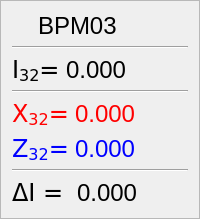
           <widget class="QFrame" name="frame_3">
            <property name="sizePolicy">
             <sizepolicy hsizetype="Preferred" vsizetype="Preferred">
              <horstretch>0</horstretch>
              <verstretch>0</verstretch>
             </sizepolicy>
            </property>
            <property name="frameShape">
             <enum>QFrame::StyledPanel</enum>
            </property>
            <property name="frameShadow">
             <enum>QFrame::Raised</enum>
            </property>
            <layout class="QVBoxLayout" name="verticalLayout_7">
             <item>
              <layout class="QHBoxLayout" name="horizontalLayout_3">
               <item>
                <widget class="QLabel" name="status_3">
                 <property name="sizePolicy">
                  <sizepolicy hsizetype="Minimum" vsizetype="Minimum">
                   <horstretch>0</horstretch>
                   <verstretch>0</verstretch>
                  </sizepolicy>
                 </property>
                 <property name="maximumSize">
                  <size>
                   <width>20</width>
                   <height>20</height>
                  </size>
                 </property>
                 <property name="font">
                  <font>
                   <family>DejaVu Sans</family>
                   <pointsize>18</pointsize>
                  </font>
                 </property>
                 <property name="toolTip">
                  <string>Status</string>
                 </property>
                 <property name="styleSheet">
                  <string notr="true">color: rgb(0, 0, 0);</string>
                 </property>
                 <property name="text">
                  <string/>
                 </property>
                </widget>
               </item>
               <item>
                <widget class="QLabel" name="BPM_1_label_3">
                 <property name="sizePolicy">
                  <sizepolicy hsizetype="Minimum" vsizetype="Minimum">
                   <horstretch>0</horstretch>
                   <verstretch>0</verstretch>
                  </sizepolicy>
                 </property>
                 <property name="font">
                  <font>
                   <pointsize>18</pointsize>
                  </font>
                 </property>
                 <property name="toolTip">
                  <string>BPM-name</string>
                 </property>
                 <property name="styleSheet">
                  <string notr="true">color: rgb(0, 0, 0);</string>
                 </property>
                 <property name="text">
                  <string>&lt;html&gt;&lt;head/&gt;&lt;body&gt;&lt;p&gt;BPM03&lt;/p&gt;&lt;/body&gt;&lt;/html&gt;</string>
                 </property>
                </widget>
               </item>
              </layout>
             </item>
             <item>
              <widget class="Line" name="line_7">
               <property name="orientation">
                <enum>Qt::Horizontal</enum>
               </property>
              </widget>
             </item>
             <item>
              <layout class="QFormLayout" name="formLayout_2">
               <item row="0" column="0">
                <widget class="QLabel" name="i_label_3">
                 <property name="sizePolicy">
                  <sizepolicy hsizetype="Minimum" vsizetype="Minimum">
                   <horstretch>0</horstretch>
                   <verstretch>0</verstretch>
                  </sizepolicy>
                 </property>
                 <property name="font">
                  <font>
                   <family>DejaVu Sans</family>
                   <pointsize>18</pointsize>
                  </font>
                 </property>
                 <property name="toolTip">
                  <string>I-magnitude</string>
                 </property>
                 <property name="styleSheet">
                  <string notr="true">color: rgb(0, 0, 0);</string>
                 </property>
                 <property name="text">
                  <string>&lt;html&gt;&lt;head/&gt;&lt;body&gt;&lt;p&gt;I&lt;span style=&quot; vertical-align:sub;&quot;&gt;32&lt;/span&gt;=&lt;/p&gt;&lt;/body&gt;&lt;/html&gt;</string>
                 </property>
                </widget>
               </item>
               <item row="0" column="1">
                <widget class="QLabel" name="value_I_3">
                 <property name="sizePolicy">
                  <sizepolicy hsizetype="Minimum" vsizetype="Minimum">
                   <horstretch>0</horstretch>
                   <verstretch>0</verstretch>
                  </sizepolicy>
                 </property>
                 <property name="font">
                  <font>
                   <pointsize>18</pointsize>
                  </font>
                 </property>
                 <property name="toolTip">
                  <string>I-magnitude value</string>
                 </property>
                 <property name="styleSheet">
                  <string notr="true">color: rgb(0, 0, 0);</string>
                 </property>
                 <property name="text">
                  <string>0.000</string>
                 </property>
                 <property name="alignment">
                  <set>Qt::AlignLeading|Qt::AlignLeft|Qt::AlignVCenter</set>
                 </property>
                </widget>
               </item>
              </layout>
             </item>
             <item>
              <widget class="Line" name="line_8">
               <property name="orientation">
                <enum>Qt::Horizontal</enum>
               </property>
              </widget>
             </item>
             <item>
              <layout class="QFormLayout" name="formLayout">
               <item row="0" column="0">
                <widget class="QLabel" name="x_label_3">
                 <property name="sizePolicy">
                  <sizepolicy hsizetype="Minimum" vsizetype="Minimum">
                   <horstretch>0</horstretch>
                   <verstretch>0</verstretch>
                  </sizepolicy>
                 </property>
                 <property name="font">
                  <font>
                   <family>DejaVu Sans</family>
                   <pointsize>18</pointsize>
                  </font>
                 </property>
                 <property name="toolTip">
                  <string>X-magnitude</string>
                 </property>
                 <property name="styleSheet">
                  <string notr="true">color: rgb(255, 0, 0);</string>
                 </property>
                 <property name="text">
                  <string>&lt;html&gt;&lt;head/&gt;&lt;body&gt;&lt;p&gt;X&lt;span style=&quot; vertical-align:sub;&quot;&gt;32&lt;/span&gt;=&lt;/p&gt;&lt;/body&gt;&lt;/html&gt;</string>
                 </property>
                </widget>
               </item>
               <item row="0" column="1">
                <widget class="QLabel" name="value_x_3">
                 <property name="sizePolicy">
                  <sizepolicy hsizetype="Minimum" vsizetype="Minimum">
                   <horstretch>0</horstretch>
                   <verstretch>0</verstretch>
                  </sizepolicy>
                 </property>
                 <property name="font">
                  <font>
                   <pointsize>18</pointsize>
                  </font>
                 </property>
                 <property name="toolTip">
                  <string>X-magnitude value</string>
                 </property>
                 <property name="styleSheet">
                  <string notr="true">color: rgb(255, 0, 0);</string>
                 </property>
                 <property name="text">
                  <string>0.000</string>
                 </property>
                </widget>
               </item>
              </layout>
             </item>
             <item>
              <layout class="QFormLayout" name="formLayout_3">
               <item row="0" column="0">
                <widget class="QLabel" name="z_label_3">
                 <property name="sizePolicy">
                  <sizepolicy hsizetype="Minimum" vsizetype="Minimum">
                   <horstretch>0</horstretch>
                   <verstretch>0</verstretch>
                  </sizepolicy>
                 </property>
                 <property name="font">
                  <font>
                   <family>DejaVu Sans</family>
                   <pointsize>18</pointsize>
                  </font>
                 </property>
                 <property name="toolTip">
                  <string>Z-magnitude</string>
                 </property>
                 <property name="styleSheet">
                  <string notr="true">color: rgb(0, 0, 255);</string>
                 </property>
                 <property name="text">
                  <string>&lt;html&gt;&lt;head/&gt;&lt;body&gt;&lt;p&gt;Z&lt;span style=&quot; vertical-align:sub;&quot;&gt;32&lt;/span&gt;=&lt;/p&gt;&lt;/body&gt;&lt;/html&gt;</string>
                 </property>
                </widget>
               </item>
               <item row="0" column="1">
                <widget class="QLabel" name="value_z_3">
                 <property name="sizePolicy">
                  <sizepolicy hsizetype="Minimum" vsizetype="Minimum">
                   <horstretch>0</horstretch>
                   <verstretch>0</verstretch>
                  </sizepolicy>
                 </property>
                 <property name="font">
                  <font>
                   <pointsize>18</pointsize>
                  </font>
                 </property>
                 <property name="toolTip">
                  <string>Z-magnitude value</string>
                 </property>
                 <property name="styleSheet">
                  <string notr="true">color: rgb(0, 0, 255);</string>
                 </property>
                 <property name="text">
                  <string>0.000</string>
                 </property>
                </widget>
               </item>
              </layout>
             </item>
             <item>
              <widget class="Line" name="line_9">
               <property name="orientation">
                <enum>Qt::Horizontal</enum>
               </property>
              </widget>
             </item>
             <item>
              <layout class="QFormLayout" name="formLayout_8">
               <item row="0" column="0">
                <widget class="QLabel" name="delta_label_3">
                 <property name="sizePolicy">
                  <sizepolicy hsizetype="Minimum" vsizetype="Minimum">
                   <horstretch>0</horstretch>
                   <verstretch>0</verstretch>
                  </sizepolicy>
                 </property>
                 <property name="font">
                  <font>
                   <family>DejaVu Sans</family>
                   <pointsize>18</pointsize>
                  </font>
                 </property>
                 <property name="toolTip">
                  <string/>
                 </property>
                 <property name="styleSheet">
                  <string notr="true">color: rgb(0, 0, 0);</string>
                 </property>
                 <property name="text">
                  <string>ΔI = </string>
                 </property>
                </widget>
               </item>
               <item row="0" column="1">
                <widget class="QLabel" name="delta_3">
                 <property name="sizePolicy">
                  <sizepolicy hsizetype="Minimum" vsizetype="Minimum">
                   <horstretch>0</horstretch>
                   <verstretch>0</verstretch>
                  </sizepolicy>
                 </property>
                 <property name="font">
                  <font>
                   <pointsize>18</pointsize>
                  </font>
                 </property>
                 <property name="toolTip">
                  <string/>
                 </property>
                 <property name="styleSheet">
                  <string notr="true">color: rgb(0, 0, 0);</string>
                 </property>
                 <property name="text">
                  <string>0.000</string>
                 </property>
                </widget>
               </item>
              </layout>
             </item>
            </layout>
           </widget>
